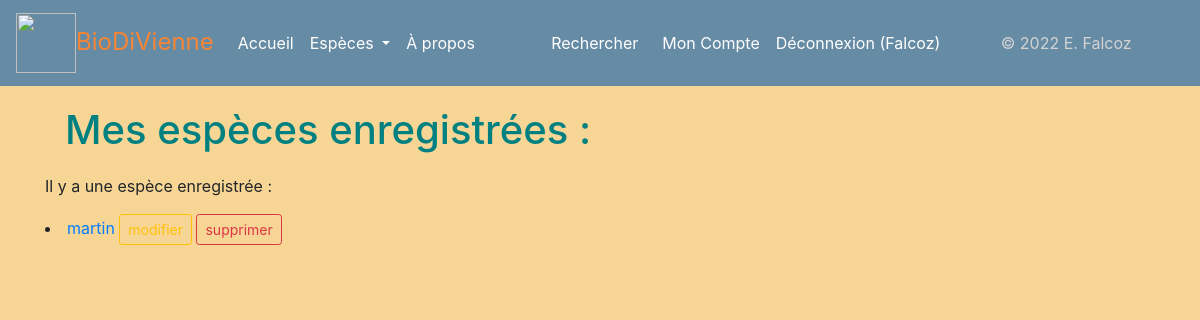
Before: /moncompte (signed in) with the older database file.
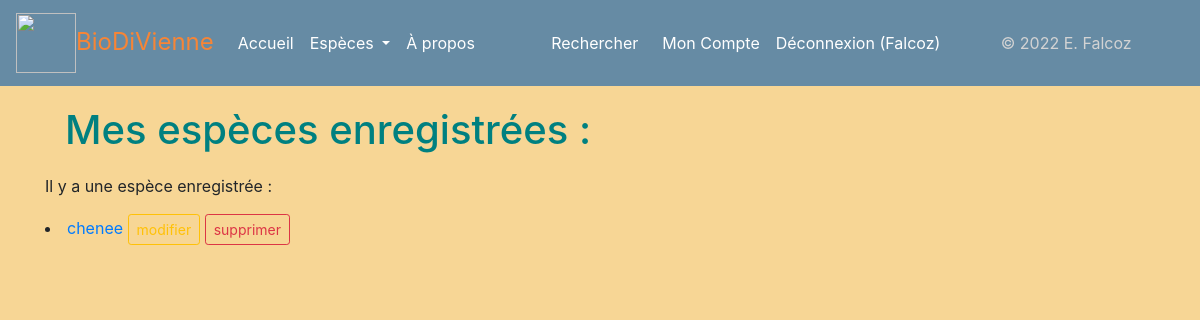
After: the same page with the newer database file.
### app.py (models this page shows)
class Espece(db.Model):
    espece_id = db.Column(db.Integer, unique=True, nullable=False, primary_key=True, autoincrement=True)
    espece_fichier = db.Column(db.Text, unique=True, nullable=False)
    espece_regne = db.Column(db.Text)
    espece_nom_vernaculaire = db.Column(db.Text, nullable=False)
    espece_nom_latin = db.Column(db.Text, unique=True, nullable=False)
    espece_description = db.Column(db.Text)
    espece_preoccupation = db.Column(db.Text)
    authorships = db.relationship("Authorship", back_populates="espece")

### app.py (the view)
@app.route('/moncompte')
def mon_compte():
    especes_user = db.session.query(Espece)\
        .filter(Espece.espece_id == Authorship.authorship_espece_id)\
        .filter(User.user_id == Authorship.authorship_user_id)\
        .filter(User.user_id == current_user.user_id).all()
    return render_template('pages/moncompte.html', especes=especes_user)

### app.py (called while the page is built)
@login.user_loader
def trouver_utilisateur_via_id(identifiant):
    return User.query.get(int(identifiant))

### templates/pages/moncompte.html (shortened to what this page needs)
{% extends "conteneur.html" %}
{% block corps %}
<!DOCTYPE html>
<html lang="en">
<head>
</head>
<body>
    {% if action == "suppr" %}
        {% if statut == 0 %}
        <div class="alert alert-warning" role="alert">Suppression non autorisée.</div>
        {% else %}
        <div class="alert alert-success" role="alert">L'espèce a bien été supprimée.</div>
        {% endif %}
    {% elif action == "modif" %}
        {% if statut == 0 %}
        <div class="alert alert-warning" role="alert">Modification non autorisée.</div>
        {% else %}
        <div class="alert alert-success" role="alert">L'espèce a bien été modifiée.</div>
        {% endif %}
    {% else %}
    <div class="mes_especes">
        <div>
            <h1><span class="initiale">M</span>es espèces enregistrées :</h1>
            </div>
        <div>
        {% if especes|length == 0 %}
        Vous n'avez pas encore enregistré d'espèce.
        {% elif especes|length == 1 %}
        <p>Il y a une espèce enregistrée :</p>
        {% else %}
        <p>Il y a {{ especes|length }} enregistrées :</p>
        {% endif %}
        {% for espece in especes %}
                        <li><a href="{{url_for('espece', espece_id=espece.espece_id)}}">{{espece.espece_nom_vernaculaire}}</a>
                            <a type="button" class="btn btn-outline-warning btn-sm" href="{{url_for('espece_modif', espece_id=espece.espece_id)}}">modifier</a>
                            <a type="button" class="btn btn-outline-danger btn-sm" href="{{url_for('espece_supp', espece_id=espece.espece_id)}}">supprimer</a>
                        </li>
        {% endfor %}
            </div>
    </div>
    {% endif %}
{% endblock %}

Changed rows visible on the page:
removed Espece: espece_nom_vernaculaire "martin"
added Espece: espece_nom_vernaculaire "chenee"
